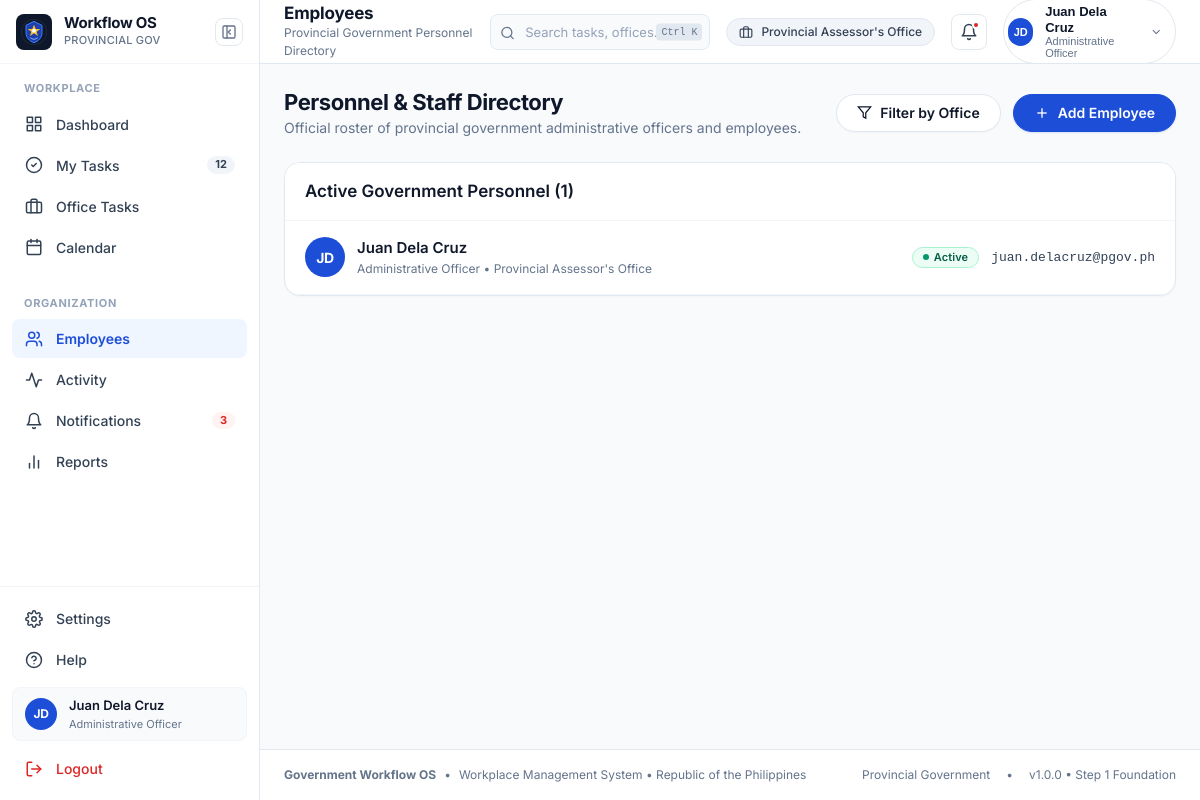
Before: /pages/employees.php (signed in) with the older database file.
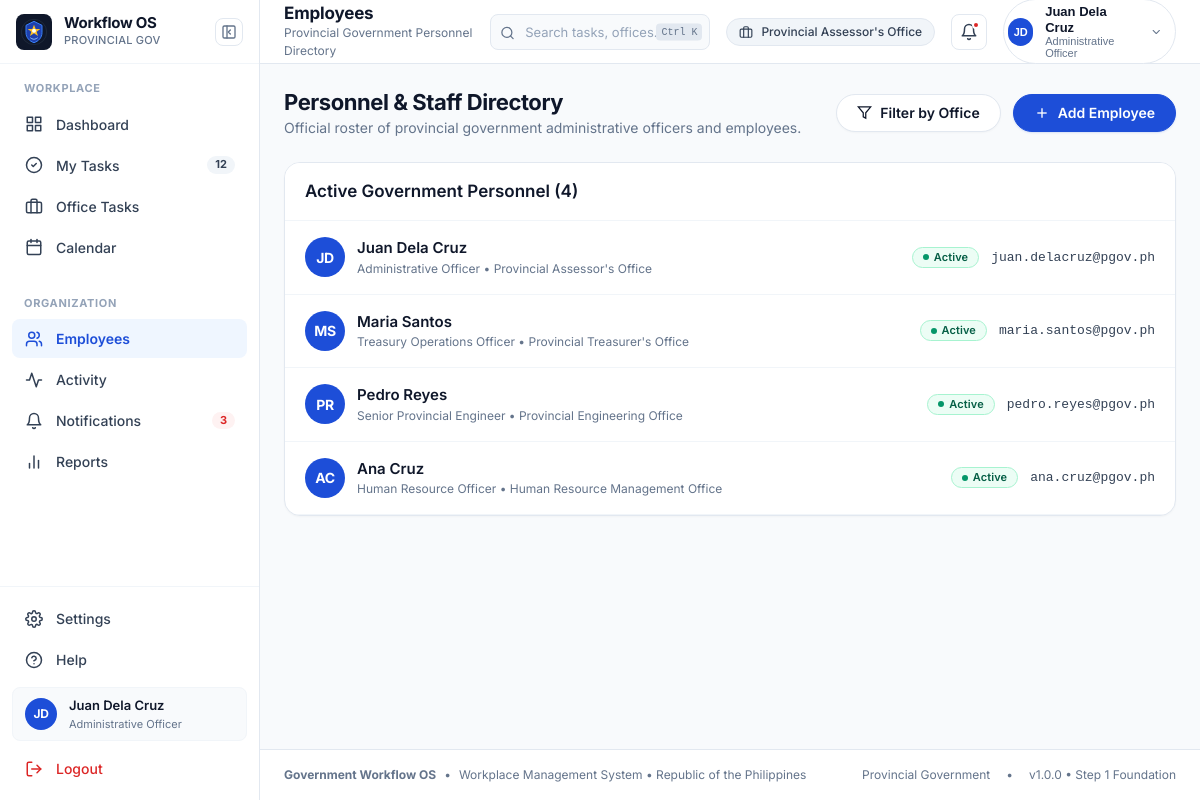
After: the same page with the newer database file.
### tables this page shows
CREATE TABLE `employees` (
  `id` INT UNSIGNED NOT NULL AUTO_INCREMENT,
  `organization_id` INT UNSIGNED NOT NULL,
  `office_id` INT UNSIGNED NOT NULL,
  `first_name` VARCHAR(100) NOT NULL,
  `last_name` VARCHAR(100) NOT NULL,
  `position` VARCHAR(150) NOT NULL,
  `email` VARCHAR(150) NOT NULL,
  `password` VARCHAR(255) NOT NULL,
  `role` ENUM('admin', 'supervisor', 'staff') NOT NULL DEFAULT 'staff',
  `status` ENUM('active', 'inactive', 'on_leave') NOT NULL DEFAULT 'active',
  `created_at` TIMESTAMP NOT NULL DEFAULT CURRENT_TIMESTAMP,
  `updated_at` TIMESTAMP NOT NULL DEFAULT CURRENT_TIMESTAMP ON UPDATE CURRENT_TIMESTAMP,
  PRIMARY KEY (`id`),
  UNIQUE KEY `idx_employees_email` (`email`),
  KEY `idx_employees_org` (`organization_id`),
  KEY `idx_employees_office` (`office_id`),
  CONSTRAINT `fk_employees_organization`
    FOREIGN KEY (`organization_id`)
    REFERENCES `organizations` (`id`)
    ON DELETE CASCADE
    ON UPDATE CASCADE,
  CONSTRAINT `fk_employees_office`
    FOREIGN KEY (`office_id`)
    REFERENCES `offices` (`id`)
    ON DELETE RESTRICT
    ON UPDATE CASCADE
);

CREATE TABLE `offices` (
  `id` INT UNSIGNED NOT NULL AUTO_INCREMENT,
  `organization_id` INT UNSIGNED NOT NULL,
  `name` VARCHAR(255) NOT NULL,
  `description` TEXT NULL,
  `status` ENUM('active', 'inactive') NOT NULL DEFAULT 'active',
  `created_at` TIMESTAMP NOT NULL DEFAULT CURRENT_TIMESTAMP,
  `updated_at` TIMESTAMP NOT NULL DEFAULT CURRENT_TIMESTAMP ON UPDATE CURRENT_TIMESTAMP,
  PRIMARY KEY (`id`),
  KEY `idx_offices_org` (`organization_id`),
  CONSTRAINT `fk_offices_organization`
    FOREIGN KEY (`organization_id`)
    REFERENCES `organizations` (`id`)
    ON DELETE CASCADE
    ON UPDATE CASCADE
);

### includes/auth.php (called while the page is built, shortened)
<?php
function get_app_base_url() {
    static $baseUrl = null;
    if ($baseUrl !== null) {
        return $baseUrl;
    }
    $scriptDir = dirname($_SERVER['SCRIPT_NAME'] ?? '');
    $lastDir = basename($scriptDir);
    if (in_array($lastDir, ['pages', 'api', 'includes', 'config', 'database'])) {
        $scriptDir = dirname($scriptDir);
    }
    $clean = str_replace('\\', '/', $scriptDir);
    $baseUrl = ($clean === '/' || $clean === '.') ? '' : rtrim($clean, '/');
    return $baseUrl;
}
function is_logged_in() {
    return !empty($_SESSION['auth_user']['id']);
}
function current_user() {
    $user = $_SESSION['auth_user'];
    $first = $user['first_name'] ?? 'Juan';
    $last = $user['last_name'] ?? 'Dela Cruz';
    $initials = strtoupper(substr($first, 0, 1) . substr($last, 0, 1));
    return [
        'id'                => (int)$user['id'],
        'first_name'        => $first,
        'last_name'         => $last,
        'full_name'         => trim($first . ' ' . $last),
        'initials'          => $initials,
        'position'          => $user['position'] ?? 'Administrative Officer',
        'email'             => $user['email'] ?? 'juan.delacruz@pgov.ph',
        'role'              => $user['role'] ?? 'admin',
        'office_id'         => (int)($user['office_id'] ?? 1),
        'office_name'       => $user['office_name'] ?? 'Provincial Assessor\'s Office',
        'organization_id'   => (int)($user['organization_id'] ?? 1),
        'organization_name' => $user['organization_name'] ?? 'Provincial Government'
    ];
}
function h($string) {
    return htmlspecialchars((string)($string ?? ''), ENT_QUOTES, 'UTF-8');
}

### pages/employees.php (the view, shortened to what the rows shown need)
<?php
require_once __DIR__ . '/../includes/auth.php';
$pageTitle = 'Employees';
$employees = [];
$db = get_db_connection();
if ($db) {
    try {
        $stmt = $db->query("SELECT e.*, o.name AS office_name FROM employees e LEFT JOIN offices o ON e.office_id = o.id ORDER BY e.id ASC");
        $employees = $stmt->fetchAll();
    } catch (Exception $e) {
        $employees = [];
    }
}
require __DIR__ . '/../includes/header.php';
?>
<div style="display: flex; align-items: center; justify-content: space-between; margin-bottom: var(--space-6); flex-wrap: wrap; gap: var(--space-4);">
  <div>
    <h2 class="typography-heading">Personnel &amp; Staff Directory</h2>
  </div>
</div>
<?php if (!empty($employees)): ?>
  <div class="card" style="margin-bottom: var(--space-6);">
    <div class="card-body" style="padding: 0;">
      <div style="display: flex; flex-direction: column;">
        <?php foreach ($employees as $emp): ?>
          <div style="display: flex; align-items: center; justify-content: space-between; padding: var(--space-4) var(--space-5); border-bottom: 1px solid var(--color-border-subtle); gap: var(--space-4);">
            <div style="display: flex; align-items: center; gap: var(--space-3);">
              <div class="user-avatar-initials" style="width: 40px; height: 40px; font-size: 0.875rem;">
                <?= h(strtoupper(substr($emp['first_name'], 0, 1) . substr($emp['last_name'], 0, 1))) ?>
              </div>
              <div>
                <div style="font-weight: 600; font-size: 0.9375rem; color: var(--color-ink-primary);">
                  <?= h($emp['first_name'] . ' ' . $emp['last_name']) ?>
                </div>
                <div style="font-size: 0.75rem; color: var(--color-ink-muted);">
                  <?= h($emp['position']) ?> &bull; <?= h($emp['office_name'] ?? 'Provincial Assessor\'s Office') ?>
                </div>
              </div>
            </div>
            <div style="display: flex; align-items: center; gap: var(--space-3);">
              <span class="badge badge-success">
                <span class="badge-dot"></span> Active
              </span>
              <span style="font-size: 0.8125rem; color: var(--color-ink-secondary); font-family: var(--font-mono);">
                <?= h($emp['email']) ?>
              </span>
            </div>
          </div>
        <?php endforeach; ?>
      </div>
    </div>
  </div>
<?php endif; ?>
<?php require __DIR__ . '/../includes/footer.php'; ?>

### includes/header.php (shortened to what the rows shown need)
<?php
$base = get_app_base_url();
$pageTitle = $pageTitle ?? 'Dashboard';
?>
<!DOCTYPE html>
<html lang="en">
<head>
  <link rel="stylesheet" href="<?= $base ?>/assets/css/design-system.css">
  <link rel="stylesheet" href="<?= $base ?>/assets/css/layout.css">
  <link rel="stylesheet" href="<?= $base ?>/assets/css/components.css">
</head>
<body>
<div class="app-shell">
  <?php require __DIR__ . '/sidebar.php'; ?>
  <div class="app-main">
    <header class="app-header">
      <div class="header-left">
        <div class="header-page-title-group">
          <h1 class="header-page-title"><?= h($pageTitle) ?></h1>
        </div>
      </div>
      <div class="header-right">
        <div class="header-office-pill" title="Current Active Office Assignment">
          <svg width="14" height="14" viewBox="0 0 24 24" fill="none" stroke="currentColor" stroke-width="2" stroke-linecap="round" stroke-linejoin="round">
            <rect x="2" y="7" width="20" height="14" rx="2" ry="2"></rect>
            <path d="M16 21V5a2 2 0 0 0-2-2h-4a2 2 0 0 0-2 2v16"></path>
          </svg>
          <span><?= h($user['office_name']) ?></span>
        </div>
        <div class="dropdown">
          <button
            type="button"
            class="header-user-btn"
            data-dropdown-trigger="user-profile-menu"
            aria-label="User Profile Options"
          >
            <div class="user-meta-header" style="text-align: left;">
              <div class="user-name-header"><?= h($user['full_name']) ?></div>
              <div class="user-role-header"><?= h($user['position']) ?></div>
            </div>
          </button>
        </div>
      </div>
    </header>
    <main class="app-content">

### includes/sidebar.php (shortened to what the rows shown need)
<?php
$user = current_user();
$base = get_app_base_url();
?>
<aside class="app-sidebar" id="app-sidebar">
  <div class="sidebar-footer">
    <a href="<?= $base ?>/pages/settings.php" class="sidebar-user-card" title="Account Settings">
      <div class="user-meta-compact">
        <span class="user-name-compact"><?= h($user['full_name']) ?></span>
        <span class="user-role-compact"><?= h($user['position']) ?></span>
      </div>
    </a>
  </div>
</aside>

Changed rows visible on the page:
now on this page (row unchanged): offices: name "Provincial Assessor's Office"
added employees: first_name+last_name "MS", first_name+last_name "Maria Santos", position "Treasury Operations Officer", office.name "Provincial Treasurer's Office", email "maria.santos@pgov.ph"
added employees: first_name+last_name "PR", first_name+last_name "Pedro Reyes", position "Senior Provincial Engineer", office.name "Provincial Engineering Office", email "pedro.reyes@pgov.ph"
added employees: first_name+last_name "AC", first_name+last_name "Ana Cruz", position "Human Resource Officer", office.name "Human Resource Management Office", email "ana.cruz@pgov.ph"
Other visible differences:
count($employees): "1" → "4"
